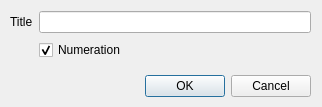
<ui version="4.0" >
 <author></author>
 <comment></comment>
 <exportmacro></exportmacro>
 <class>StructDialog</class>
 <widget class="QDialog" name="StructDialog" >
  <property name="geometry" >
   <rect>
    <x>0</x>
    <y>0</y>
    <width>322</width>
    <height>107</height>
   </rect>
  </property>
  <property name="windowTitle" >
   <string>Structure</string>
  </property>
  <widget class="QWidget" name="layoutWidget" >
   <property name="geometry" >
    <rect>
     <x>10</x>
     <y>70</y>
     <width>301</width>
     <height>33</height>
    </rect>
   </property>
   <layout class="QHBoxLayout" >
    <property name="margin" >
     <number>0</number>
    </property>
    <property name="spacing" >
     <number>6</number>
    </property>
    <item>
     <spacer>
      <property name="orientation" >
       <enum>Qt::Horizontal</enum>
      </property>
      <property name="sizeHint" >
       <size>
        <width>131</width>
        <height>31</height>
       </size>
      </property>
     </spacer>
    </item>
    <item>
     <widget class="QPushButton" name="okButton" >
      <property name="text" >
       <string>OK</string>
      </property>
     </widget>
    </item>
    <item>
     <widget class="QPushButton" name="cancelButton" >
      <property name="text" >
       <string>Cancel</string>
      </property>
     </widget>
    </item>
   </layout>
  </widget>
  <widget class="QWidget" name="" >
   <property name="geometry" >
    <rect>
     <x>10</x>
     <y>10</y>
     <width>301</width>
     <height>53</height>
    </rect>
   </property>
   <layout class="QGridLayout" >
    <property name="margin" >
     <number>0</number>
    </property>
    <property name="spacing" >
     <number>6</number>
    </property>
    <item row="0" column="1" >
     <widget class="QLineEdit" name="TitlelineEdit" />
    </item>
    <item row="1" column="1" >
     <widget class="QCheckBox" name="checkBox" >
      <property name="text" >
       <string>Numeration</string>
      </property>
      <property name="checked" >
       <bool>true</bool>
      </property>
     </widget>
    </item>
    <item row="0" column="0" >
     <widget class="QLabel" name="label" >
      <property name="sizePolicy" >
       <sizepolicy>
        <hsizetype>1</hsizetype>
        <vsizetype>1</vsizetype>
        <horstretch>0</horstretch>
        <verstretch>0</verstretch>
       </sizepolicy>
      </property>
      <property name="text" >
       <string>Title</string>
      </property>
      <property name="buddy" >
       <cstring>TitlelineEdit</cstring>
      </property>
     </widget>
    </item>
   </layout>
  </widget>
 </widget>
 <pixmapfunction></pixmapfunction>
 <tabstops>
  <tabstop>TitlelineEdit</tabstop>
  <tabstop>checkBox</tabstop>
  <tabstop>okButton</tabstop>
  <tabstop>cancelButton</tabstop>
 </tabstops>
 <resources/>
 <connections>
  <connection>
   <sender>okButton</sender>
   <signal>clicked()</signal>
   <receiver>StructDialog</receiver>
   <slot>accept()</slot>
   <hints>
    <hint type="sourcelabel" >
     <x>278</x>
     <y>253</y>
    </hint>
    <hint type="destinationlabel" >
     <x>96</x>
     <y>254</y>
    </hint>
   </hints>
  </connection>
  <connection>
   <sender>cancelButton</sender>
   <signal>clicked()</signal>
   <receiver>StructDialog</receiver>
   <slot>reject()</slot>
   <hints>
    <hint type="sourcelabel" >
     <x>369</x>
     <y>253</y>
    </hint>
    <hint type="destinationlabel" >
     <x>179</x>
     <y>282</y>
    </hint>
   </hints>
  </connection>
 </connections>
</ui>
